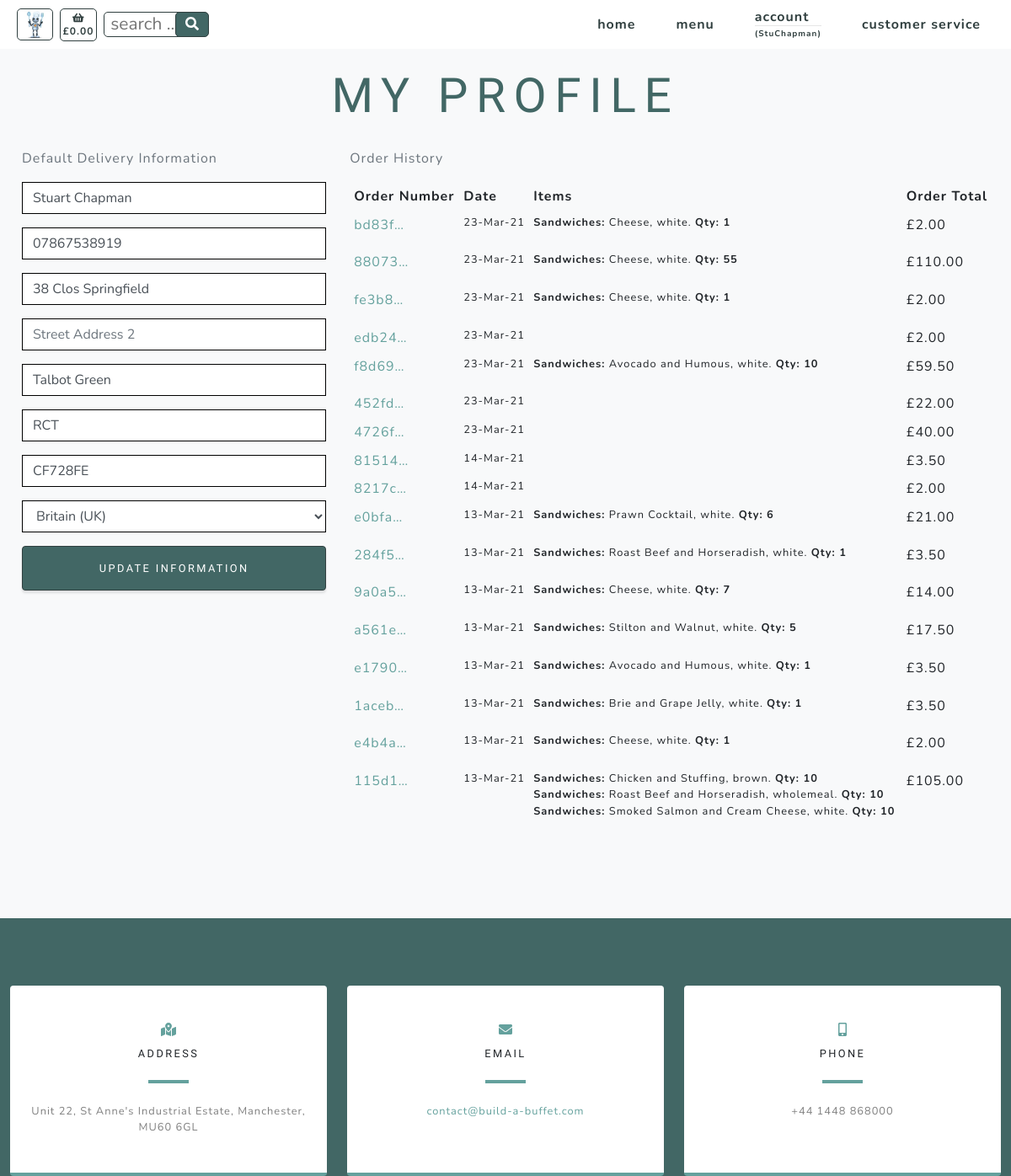
/profiles/ (signed in), run on an earlier commit of the app's database.
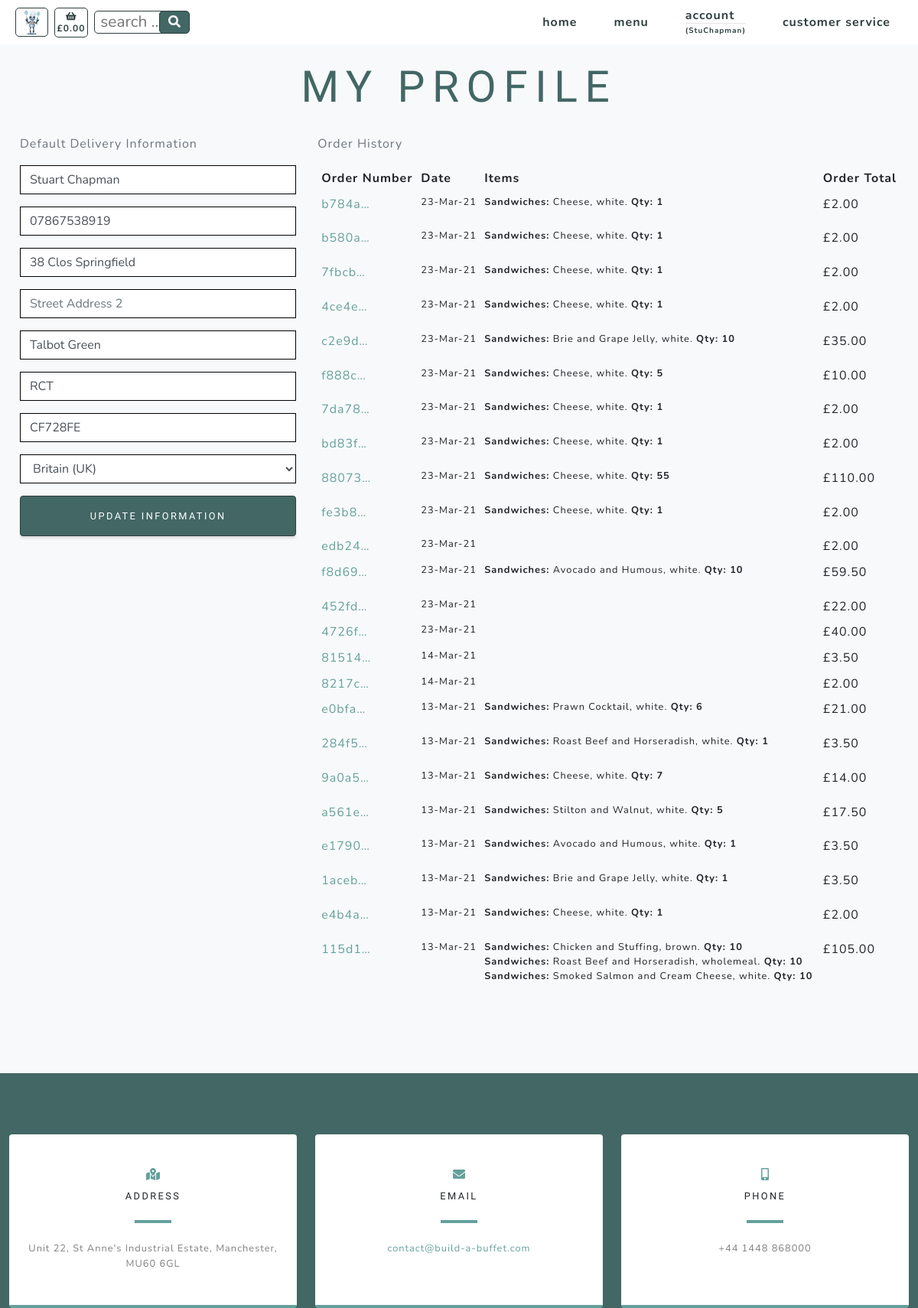
And on a later commit of the database.
### profiles/models.py (models this page shows)
class UserProfile(models.Model):
    user = models.OneToOneField(User, on_delete=models.CASCADE)
    default_full_name = models.CharField(max_length=20, null=True, blank=True)
    default_phone_number = models.CharField(max_length=20, null=True, blank=True)
    default_street_address1 = models.CharField(max_length=80, null=True, blank=True)
    default_street_address2 = models.CharField(max_length=80, null=True, blank=True)
    default_town_or_city = models.CharField(max_length=40, null=True, blank=True)
    default_county = models.CharField(max_length=80, null=True, blank=True)
    default_postcode = models.CharField(max_length=20, null=True, blank=True)
    default_country = CountryField(blank_label='Country', null=True, blank=True)
    def __str__(self):
        return self.user.username

### checkout/models.py (models this page shows, shortened)
class Order(models.Model):
    customer_name = models.CharField(max_length=50, null=False, blank=False)
    order_number = models.CharField(max_length=32, null=False, editable=False)
    cookie = models.CharField(max_length=32, null=False, editable=False)
    full_name = models.CharField(max_length=50, null=False, blank=False)
    email = models.EmailField(max_length=254, null=False, blank=False)
    phone_number = models.CharField(max_length=20, null=False, blank=False)
    country = CountryField(blank_label='Country *', null=False, blank=False)
    postcode = models.CharField(max_length=20, null=True, blank=True)
    town_or_city = models.CharField(max_length=40, null=False, blank=False)
    street_address1 = models.CharField(max_length=80, null=False, blank=False)
    street_address2 = models.CharField(max_length=80, null=True, blank=True)
    county = models.CharField(max_length=80, null=True, blank=True)
    date = models.DateTimeField(auto_now_add=True)
    delivery_cost = models.DecimalField(max_digits=6, decimal_places=2, null=False, default=0)
    order_total = models.DecimalField(max_digits=10, decimal_places=2, null=False, default=0)
    grand_total = models.DecimalField(max_digits=10, decimal_places=2, null=False, default=0)
    stripe_pid = models.CharField(max_length=254, null=False, blank=False, default='')
    user_profile = models.ForeignKey(UserProfile, on_delete=models.SET_NULL,
                                     null=True, blank=True,
                                     related_name='orders')

class Order_items(models.Model):
    class Meta:
        verbose_name_plural = 'Order_items'
    order_number = models.CharField(max_length=32, null=False, editable=False)
    cookie = models.CharField(max_length=32, null=False, editable=False)
    item_number = models.DecimalField(max_digits=8, decimal_places=0)
    category = models.CharField(max_length=254)
    name = models.CharField(max_length=254)
    servings = models.DecimalField(max_digits=3, decimal_places=0)
    option = models.CharField(max_length=254)
    total_price = models.DecimalField(max_digits=6, decimal_places=2, null=True, blank=True)

### products/models.py (models this page shows, shortened)
class Options(models.Model):
    class Meta:
        verbose_name_plural = 'Options'
    category = models.ForeignKey('Category', null=True, blank=True,
                                 on_delete=models.SET_NULL)
    id_no = models.CharField(max_length=254, null=True)
    option1 = models.CharField(max_length=24)
    option2 = models.CharField(max_length=24)
    option3 = models.CharField(max_length=24)

### profiles/views.py (the view)
# urls.py: path('', views.profile, name='profile'),
@login_required
def profile(request):
    profile = get_object_or_404(UserProfile, user=request.user)
    if request.method == 'POST':
        form = UserProfileForm(request.POST, instance=profile)
        if form.is_valid():
            form.save()
            messages.success(request, 'Profile updated successfully')
        else:
            messages.success(request, 'There was an error updating your profile - please try again')
    else:
        form = UserProfileForm(instance=profile)
    options = Options.objects.all()
    orders = Order.objects.filter(customer_name=profile)
    items = Order_items.objects.none()
    x = -1
    for order in orders:
        x = x + 1
        order_number = Order.objects.filter(customer_name=profile)[x].order_number
        order_items = Order_items.objects.filter(order_number=order_number)
        items = items | order_items
    orders = orders.order_by('-date')
    context = {
        'form': form,
        'orders': orders,
        'items': items,
        'options': options,
        'on_profile_page': True
    }
    return render(request, 'profiles/profile.html', context)

### profiles/templates/profiles/profile.html (shortened to what this page needs)
{% extends "base.html" %}
{% load static %}
{% block content %}
    <section class="products-section bg-light" id="products">
        <div class="container">
            <div class="row justify-content-center no-gutters">
                <div class="col-xl-12">
                    <h1 class="product-text-one mx-auto text-uppercase text-center flex-margin-b text-blue">My Profile</h1>
                </div>
                <div class="row">
                    <div class="px-3 col-12 col-lg-4">
                        <p class="text-muted">Default Delivery Information</p>
                        <form class="mt-3" action="{% url 'profile' %}" method="POST" id="profile-update-form">
                            {{ form|crispy }}
                            <button class="width-100 border-solid masthead-button btn btn-primary js-scroll-trigger float-right">Update Information</button>
                        </form>
                    </div>
                    <div class="col-12 col-lg-8">
                        <p class="text-muted">Order History</p>
                        <div class="order-history table-responsive">
                            <table class="table table-sm table-borderless">
                                <thead>
                                    <tr>
                                        <th>Order Number</th>
                                        <th>Date</th>
                                        <th>Items</th>
                                        <th>Order Total</th>
                                    </tr>
                                </thead>
                                <tbody>
                                    {% for order in orders %}
                                        <tr>
                                            <td>
                                                <a href="{% url 'order_success' order.order_number %}"
                                                title="{{ order.order_number }}">
                                                    {{ order.order_number|truncatechars:6 }}
                                                </a>
                                            </td>
                                            <td class="small">{{ order.date|date:'d-M-y' }}</td>
                                            <td>
                                                <ul class="list-unstyled">
                                                    {% for item in items %}
                                                        {% if item.order_number == order.order_number %}
                                                            <li class="small">
                                                                {% if item.option == "selected-one" %}
                                                                    {% for option in options %}
                                                                        <b>{{ item.category.title }}:</b> {{ item.name }}, {{ option.option1 }}. <b>Qty: {{ item.servings }}</b>
                                                                    {% endfor %}
                                                                {% endif %}
                                                                {% if item.option == "selected-two" %}
                                                                    {% for option in options %}
                                                                        <b>{{ item.category.title }}:</b> {{ item.name }}, {{ option.option2 }}. <b>Qty: {{ item.servings }}</b>
                                                                    {% endfor %}
                                                                {% endif %}
                                                                {% if item.option == "selected-three" %}
                                                                    {% for option in options %}
                                                                        <b>{{ item.category.title }}:</b> {{ item.name }}, {{ option.option3 }}. <b>Qty: {{ item.servings }}</b>
                                                                    {% endfor %}
                                                                {% endif %}
                                                            </li>
                                                        {% endif %}
                                                    {% endfor %}
                                                </ul>
                                            </td>
                                            <td>£{{ order.order_total }}</td>
                                        </tr>
                                    {% endfor %}
                                </tbody>
                            </table>
                        </div>
                    </div>
                </div>
            </div>
        </div>
    </section>
{% include 'includes/contact.html' %}
{% endblock %}

### templates/base.html (shortened to what this page needs)
{% load static %}
<!doctype html>
<html lang="en">
  <head>
    {% block corecss %}
        <link href="{% static 'css/styles.css' %}" rel="stylesheet" />
        <link href="{% static 'css/slider.css' %}" rel="stylesheet" />
    {% endblock %}
  </head>
  <body id="page-top" onload="createCookie()">
        <nav class="navbar navbar-expand-lg navbar-light fixed-top" id="mainNav">
            <div class="container">
                <div>
                    <ul class="navbar-nav ml-auto align-vertically">
                        <li class="nav-item"><a class="nav-link js-scroll-trigger bartholemew-menu" href=""><img src="{{ MEDIA_URL }}assets/img/bartholemew-sml.jpg" alt="bartholemew" height="36"></a></li>
                    </ul>
                </div>
                <div>
                    <ul class="navbar-nav ml-auto align-vertically">
                        {% if basket_total.total_price__sum != None %}
                            <li class="nav-item"><a class="nav-link js-scroll-trigger text-center text-xs-nav basket" href="{% url 'basket' %}"><i class="fa fa-shopping-basket" aria-hidden="true"></i><br><span class=" text-xs-nav">£{{ basket_total.total_price__sum|floatformat:"2" }}</span></a></li>
                        {% else %}
                            <li class="nav-item"><a class="nav-link js-scroll-trigger text-center text-xs-nav basket" href="{% url 'basket' %}"><i class="fa fa-shopping-basket" aria-hidden="true"></i><br><span class=" text-xs-nav">£0.00</span></a></li>
                        {% endif %}
                    </ul>
                </div>
                <div class="ml-2 mr-auto">
                    <form action="{% url 'search_products' %}" method="GET">
                        <input class="search-input text-blue text-xs" type="text" name="product_search" id="product_search" placeholder=" search ...">
                        <button class="search-button text-center" type="submit">
                                <i class="fas fa-search"></i>
                        </button>
                    </form>
                </div>
                <div class="collapse navbar-collapse" id="navbarResponsive">
                    <ul class="navbar-nav ml-auto">
                        <li class="nav-item my-auto"><a class="nav-link js-scroll-trigger" href="{% url 'home' %}">home</a></li>
                        <li class="nav-item dropdown my-auto">
                            <a class="nav-link js-scroll-trigger" href="#" id="all-menus-link" data-toggle="dropdown" aria-haspopup="true" aria-expanded="false">
                                menu
                            </a>
                        </li>
                        <li class="nav-item dropdown">
                            {% if request.user.is_authenticated %}
                                <a class="nav-link js-scroll-trigger" href="#" id="account-link" data-toggle="dropdown" aria-haspopup="true" aria-expanded="false">
                                    account
                                    <hr class="d-none d-lg-block user-br">
                                    <span class="user-text">
                                    ({{ request.user }})</span>
                                </a>
                            {% else %}
                                <a class="nav-link" href="{% url 'account_login' %}">login</a>
                            {% endif %}
                        </li>
                        <li class="nav-item my-auto"><a class="nav-link js-scroll-trigger" href="{% url 'service' %}">customer service</a></li>
                    </ul>
                </div>
            </div>
        </nav>
    {% block content %}
    {% endblock %}
  </body>
</html>

### templates/includes/contact.html
    <section class="contact-section bg-blue">
        <div class="container">
            <div class="row">
                <div class="col-md-4 mb-3 mb-md-0">
                    <div class="card py-4 h-100">
                        <div class="card-body text-center">
                            <i class="fas fa-map-marked-alt text-primary mb-2"></i>
                            <h4 class="text-uppercase m-0">Address</h4>
                            <hr class="my-4" />
                            <div class="small text-black-50">Unit 22, St Anne's Industrial Estate, Manchester, MU60 6GL</div>
                        </div>
                    </div>
                </div>
                <div class="col-md-4 mb-3 mb-md-0">
                    <div class="card py-4 h-100">
                        <div class="card-body text-center">
                            <i class="fas fa-envelope text-primary mb-2"></i>
                            <h4 class="text-uppercase m-0">Email</h4>
                            <hr class="my-4" />
                            <div class="small text-black-50"><a href="#!">contact@build-a-buffet.com</a></div>
                        </div>
                    </div>
                </div>
                <div class="col-md-4 mb-3 mb-md-0">
                    <div class="card py-4 h-100">
                        <div class="card-body text-center">
                            <i class="fas fa-mobile-alt text-primary mb-2"></i>
                            <h4 class="text-uppercase m-0">Phone</h4>
                            <hr class="my-4" />
                            <div class="small text-black-50">+44 1448 868000</div>
                        </div>
                    </div>
                </div>
            </div>
        </div>
    </section>

What changed in the data, as far as the page shows it:
added Order: order_number "b784a…", date "23-Mar-21", order_total "2.00", Options (option1 "white")
added Order_items: category "Sandwiches", name "Cheese", servings "1", Options (option1 "white")
added Order: order_number "b580a…", date "23-Mar-21", order_total "2.00", Options (option1 "white")
added Order_items: category "Sandwiches", name "Cheese", servings "1", Options (option1 "white")
added Order: order_number "7fbcb…", date "23-Mar-21", order_total "2.00", Options (option1 "white")
added Order_items: category "Sandwiches", name "Cheese", servings "1", Options (option1 "white")
added Order: order_number "4ce4e…", date "23-Mar-21", order_total "2.00", Options (option1 "white")
added Order_items: category "Sandwiches", name "Cheese", servings "1", Options (option1 "white")
added Order: order_number "c2e9d…", date "23-Mar-21", order_total "35.00", Options (option1 "white")
added Order_items: category "Sandwiches", name "Brie and Grape Jelly", servings "10", Options (option1 "white")
added Order: order_number "f888c…", date "23-Mar-21", order_total "10.00", Options (option1 "white")
added Order_items: category "Sandwiches", name "Cheese", servings "5", Options (option1 "white")
added Order: order_number "7da78…", date "23-Mar-21", order_total "2.00", Options (option1 "white")
added Order_items: category "Sandwiches", name "Cheese", servings "1", Options (option1 "white")
